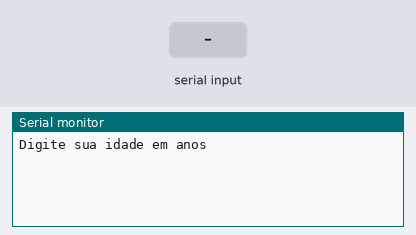
The sketch below on a simulated Arduino Uno, built with avr-gcc and run on an emulated ATmega328P. On the bench: the last lines printed to the serial monitor. The inputs (shaded band) are chosen by the test bench.

Above: at 1.2 s.
1.3 s: "90,45\n" received over Serial
At 1.8 s:
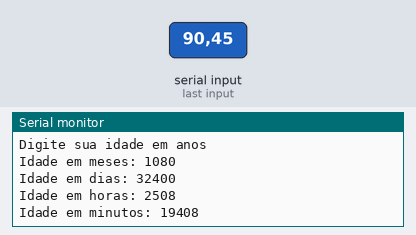
2.8 s: "30,150\n" received over Serial
At 4.3 s:
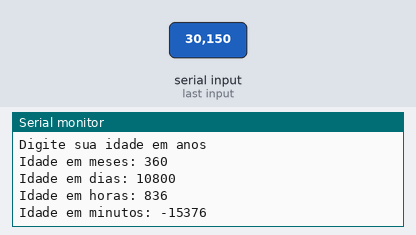
Timing chart, 0 to 5.8 s (numbered marks = the images above; inputs shaded):
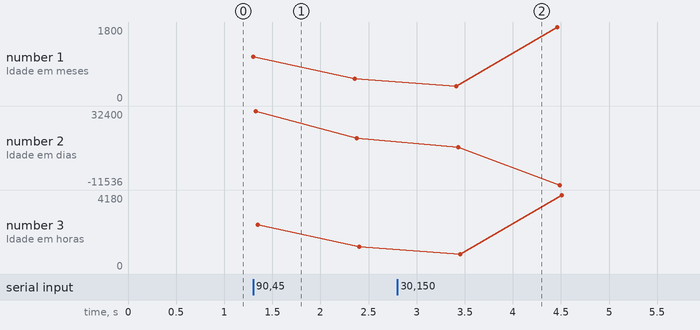

Measured:
- after the input at 1.3 s, the serial monitor: prints a new line at once (image 1)
- after the input at 2.8 s, the serial monitor: prints a new line after 0.61 s (image 2)

The sketch:

epic_juttuli1__1_.ino
```cpp
//Faça um programa que recebe a idade de uma pessoa em anos e
//imprima essa idade em: Meses, Dias, Horas, Minutos.

//declaração de Variaveis
int idade = 0;
int idadeMeses = 0;
int idadeDias = 0;
int idadeHoras = 0;
int idadeMinutos = 0;

void setup()
{
   Serial.begin(9600);
}

void loop()
{
  //Entrada
  Serial.println("Digite sua idade em anos");//mostra msg na tela
  while( !Serial.available() );// espera o usuario dar <Enter>
  idade = Serial.parseInt();//transforma a idade digitada em numero

  //Processamento
  idadeMeses = idade * 12;
  idadeDias = idade * 360;
  idadeHoras = idade * 8766;
  idadeMinutos = idade * 525960;


  //Saida
  Serial.println("Idade em meses: " + String(idadeMeses) );//imprime o texto
  Serial.println("Idade em dias: " + String(idadeDias) );//imprime o texto
  Serial.println("Idade em horas: " + String(idadeHoras) );//imprime o texto
  Serial.println("Idade em minutos: " + String(idadeMinutos) );//imprime o texto

  delay(1000);

}
```
